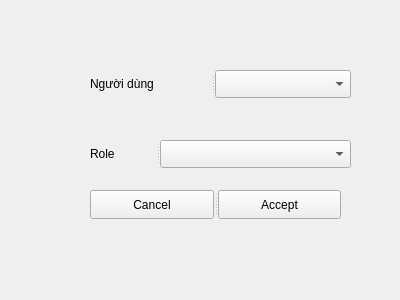
<?xml version="1.0" encoding="UTF-8"?>
<ui version="4.0">
 <class>FormAddRoleToMember</class>
 <widget class="QWidget" name="FormAddRoleToMember">
  <property name="geometry">
   <rect>
    <x>0</x>
    <y>0</y>
    <width>400</width>
    <height>300</height>
   </rect>
  </property>
  <property name="windowTitle">
   <string>Form</string>
  </property>
  <widget class="QSplitter" name="splitter">
   <property name="geometry">
    <rect>
     <x>90</x>
     <y>70</y>
     <width>261</width>
     <height>28</height>
    </rect>
   </property>
   <property name="orientation">
    <enum>Qt::Horizontal</enum>
   </property>
   <widget class="QLabel" name="label">
    <property name="text">
     <string>Người dùng</string>
    </property>
   </widget>
   <widget class="QComboBox" name="selectUser"/>
  </widget>
  <widget class="QSplitter" name="splitter_2">
   <property name="geometry">
    <rect>
     <x>90</x>
     <y>140</y>
     <width>261</width>
     <height>28</height>
    </rect>
   </property>
   <property name="orientation">
    <enum>Qt::Horizontal</enum>
   </property>
   <widget class="QLabel" name="label_2">
    <property name="text">
     <string>Role</string>
    </property>
   </widget>
   <widget class="QComboBox" name="selectRole"/>
  </widget>
  <widget class="QSplitter" name="splitter_3">
   <property name="geometry">
    <rect>
     <x>90</x>
     <y>190</y>
     <width>251</width>
     <height>29</height>
    </rect>
   </property>
   <property name="orientation">
    <enum>Qt::Horizontal</enum>
   </property>
   <widget class="QPushButton" name="btnCancel">
    <property name="text">
     <string>Cancel</string>
    </property>
   </widget>
   <widget class="QPushButton" name="btnAccept">
    <property name="text">
     <string>Accept</string>
    </property>
   </widget>
  </widget>
 </widget>
 <resources/>
 <connections/>
</ui>
